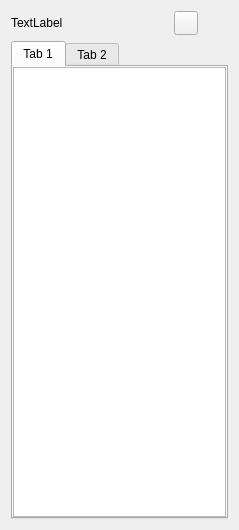
<?xml version="1.0" encoding="UTF-8"?>
<ui version="4.0">
 <class>QVstartClass</class>
 <widget class="QDialog" name="QVstartClass">
  <property name="geometry">
   <rect>
    <x>0</x>
    <y>0</y>
    <width>239</width>
    <height>530</height>
   </rect>
  </property>
  <property name="windowTitle">
   <string>QVstart</string>
  </property>
  <layout class="QGridLayout" name="gridLayout">
   <item row="0" column="0">
    <layout class="QVBoxLayout" name="verticalLayout">
     <item>
      <layout class="QHBoxLayout" name="horizontalLayout">
       <item>
        <widget class="QLabel" name="label_logo">
         <property name="text">
          <string>TextLabel</string>
         </property>
        </widget>
       </item>
       <item>
        <spacer name="horizontalSpacer">
         <property name="orientation">
          <enum>Qt::Horizontal</enum>
         </property>
         <property name="sizeHint" stdset="0">
          <size>
           <width>40</width>
           <height>20</height>
          </size>
         </property>
        </spacer>
       </item>
       <item>
        <widget class="QPushButton" name="pushButton_min">
         <property name="minimumSize">
          <size>
           <width>24</width>
           <height>24</height>
          </size>
         </property>
         <property name="maximumSize">
          <size>
           <width>24</width>
           <height>24</height>
          </size>
         </property>
         <property name="styleSheet">
          <string notr="true">background-image: url(:/QVstart/Resources/min.png);</string>
         </property>
         <property name="text">
          <string/>
         </property>
         <property name="flat">
          <bool>true</bool>
         </property>
        </widget>
       </item>
       <item>
        <widget class="QPushButton" name="pushButton_max">
         <property name="minimumSize">
          <size>
           <width>24</width>
           <height>24</height>
          </size>
         </property>
         <property name="maximumSize">
          <size>
           <width>24</width>
           <height>24</height>
          </size>
         </property>
         <property name="text">
          <string/>
         </property>
         <property name="flat">
          <bool>false</bool>
         </property>
        </widget>
       </item>
       <item>
        <widget class="QPushButton" name="pushButton_close">
         <property name="minimumSize">
          <size>
           <width>24</width>
           <height>24</height>
          </size>
         </property>
         <property name="maximumSize">
          <size>
           <width>24</width>
           <height>24</height>
          </size>
         </property>
         <property name="styleSheet">
          <string notr="true">background-image: url(:/QVstart/Resources/close.png);</string>
         </property>
         <property name="text">
          <string/>
         </property>
         <property name="flat">
          <bool>true</bool>
         </property>
        </widget>
       </item>
      </layout>
     </item>
    </layout>
   </item>
   <item row="1" column="0">
    <widget class="QTabWidget" name="tabWidget">
     <property name="currentIndex">
      <number>0</number>
     </property>
     <widget class="QWidget" name="tab">
      <attribute name="title">
       <string>Tab 1</string>
      </attribute>
      <layout class="QGridLayout" name="gridLayout_2">
       <property name="leftMargin">
        <number>0</number>
       </property>
       <property name="topMargin">
        <number>0</number>
       </property>
       <property name="rightMargin">
        <number>0</number>
       </property>
       <property name="bottomMargin">
        <number>0</number>
       </property>
       <item row="0" column="0">
        <widget class="QListWidget" name="listWidget"/>
       </item>
      </layout>
     </widget>
     <widget class="QWidget" name="tab_2">
      <attribute name="title">
       <string>Tab 2</string>
      </attribute>
     </widget>
    </widget>
   </item>
  </layout>
 </widget>
 <layoutdefault spacing="6" margin="11"/>
 <resources>
  <include location="QVstart.qrc"/>
 </resources>
 <connections/>
</ui>
